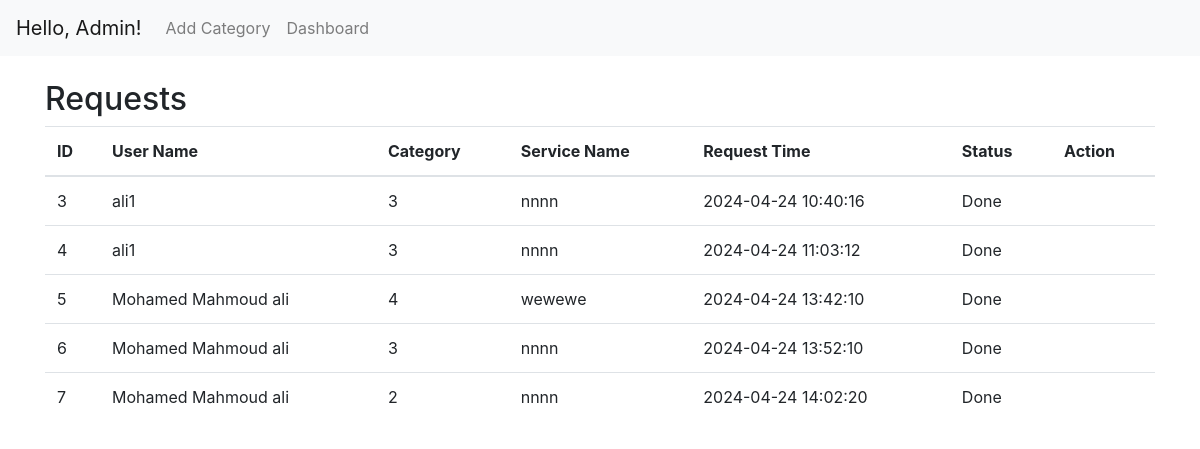
Page /dashBoard.php on the committed database.
### tables this page shows
CREATE TABLE `requests` (
  `request_id` int(11) NOT NULL,
  `user_name` varchar(255) DEFAULT NULL,
  `category_name` varchar(255) DEFAULT NULL,
  `service_name` varchar(255) DEFAULT NULL,
  `request_time` timestamp NOT NULL DEFAULT current_timestamp(),
  `email` varchar(255) NOT NULL,
  `is_done` tinyint(1) DEFAULT 0
);

### dashBoard.php (the view, shortened to what this page needs)
<?php
include 'config.php';
$requestSql = "SELECT * FROM requests";
$requestResult = $conn->query($requestSql);
?>
<!DOCTYPE html>
<html lang="en">
<head>
    <link rel="stylesheet" href="https://stackpath.bootstrapcdn.com/bootstrap/4.5.2/css/bootstrap.min.css">
</head>
<body>
<nav class="navbar navbar-expand-lg navbar-light bg-light">
  <a class="navbar-brand" href="#">Hello, Admin!</a>
  <div class="collapse navbar-collapse" id="navbarNav">
    <ul class="navbar-nav">
      <li class="nav-item">
        <a class="nav-link" href="categories.php">Add Category</a>
      </li>
      <li class="nav-item">
        <a class="nav-link" href="dashboard.php">Dashboard</a>
      </li>
    </ul>
  </div>
</nav>
<div id="dashboard" class="container mt-4">
  <h2>Requests</h2>
  <table class="table">
    <thead>
      <tr>
        <th>ID</th>
        <th>User Name</th>
        <th>Category</th>
        <th>Service Name</th>
        <th>Request Time</th>
        <th>Status</th>
        <th>Action</th>
      </tr>
    </thead>
    <tbody>
      <?php foreach ($requestResult as $request) : ?>
        <tr>
          <td><?php echo $request['request_id']; ?></td>
          <td><?php echo htmlspecialchars($request['user_name']); ?></td>
          <td><?php echo htmlspecialchars($request['category_name']); ?></td>
          <td><?php echo htmlspecialchars($request['service_name']); ?></td>
          <td><?php echo $request['request_time']; ?></td>
          <td><?php echo $request['is_done'] ? 'Done' : 'Pending'; ?></td>
          <td>
          </td>
        </tr>
      <?php endforeach; ?>
    </tbody>
  </table>
</div>
</body>
</html>

### rows in the picture
requests: request_id "3", user_name "ali1", category_name "3", service_name "nnnn", request_time "2024-04-24 10:40:16", is_done "Done"
requests: request_id "4", user_name "ali1", category_name "3", service_name "nnnn", request_time "2024-04-24 11:03:12", is_done "Done"
requests: request_id "5", user_name "Mohamed Mahmoud ali", category_name "4", service_name "wewewe", request_time "2024-04-24 13:42:10", is_done "Done"
requests: request_id "6", user_name "Mohamed Mahmoud ali", category_name "3", service_name "nnnn", request_time "2024-04-24 13:52:10", is_done "Done"
requests: request_id "7", user_name "Mohamed Mahmoud ali", category_name "2", service_name "nnnn", request_time "2024-04-24 14:02:20", is_done "Done"
